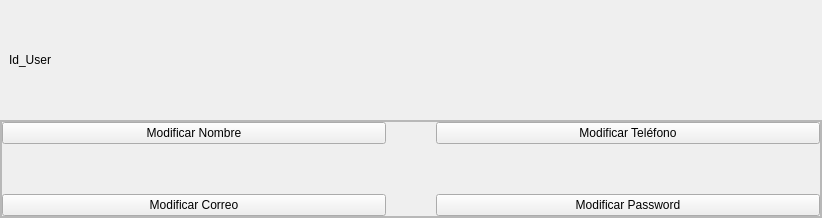
                   <widget class="QWidget" name="page_editar_info">
                    <layout class="QVBoxLayout" name="verticalLayout_21">
                     <property name="spacing">
                      <number>0</number>
                     </property>
                     <property name="leftMargin">
                      <number>0</number>
                     </property>
                     <property name="topMargin">
                      <number>0</number>
                     </property>
                     <property name="rightMargin">
                      <number>0</number>
                     </property>
                     <property name="bottomMargin">
                      <number>0</number>
                     </property>
                     <item>
                      <widget class="QWidget" name="widget_16" native="true">
                       <property name="minimumSize">
                        <size>
                         <width>0</width>
                         <height>120</height>
                        </size>
                       </property>
                       <property name="maximumSize">
                        <size>
                         <width>16777215</width>
                         <height>120</height>
                        </size>
                       </property>
                       <layout class="QHBoxLayout" name="horizontalLayout_47">
                        <item>
                         <widget class="QLabel" name="lbl_id_mod">
                          <property name="minimumSize">
                           <size>
                            <width>70</width>
                            <height>70</height>
                           </size>
                          </property>
                          <property name="maximumSize">
                           <size>
                            <width>70</width>
                            <height>70</height>
                           </size>
                          </property>
                          <property name="text">
                           <string>Id_User</string>
                          </property>
                         </widget>
                        </item>
                        <item>
                         <spacer name="horizontalSpacer_38">
                          <property name="orientation">
                           <enum>Qt::Horizontal</enum>
                          </property>
                          <property name="sizeHint" stdset="0">
                           <size>
                            <width>319</width>
                            <height>20</height>
                           </size>
                          </property>
                         </spacer>
                        </item>
                        <item>
                         <widget class="QLabel" name="lbl_user_2">
                          <property name="minimumSize">
                           <size>
                            <width>90</width>
                            <height>90</height>
                           </size>
                          </property>
                          <property name="maximumSize">
                           <size>
                            <width>90</width>
                            <height>90</height>
                           </size>
                          </property>
                          <property name="text">
                           <string/>
                          </property>
                          <property name="pixmap">
                           <pixmap>image/usuario.png</pixmap>
                          </property>
                          <property name="scaledContents">
                           <bool>true</bool>
                          </property>
                         </widget>
                        </item>
                        <item>
                         <spacer name="horizontalSpacer_39">
                          <property name="orientation">
                           <enum>Qt::Horizontal</enum>
                          </property>
                          <property name="sizeHint" stdset="0">
                           <size>
                            <width>319</width>
                            <height>20</height>
                           </size>
                          </property>
                         </spacer>
                        </item>
                       </layout>
                      </widget>
                     </item>
                     <item>
                      <widget class="QFrame" name="frame_11">
                       <property name="frameShape">
                        <enum>QFrame::StyledPanel</enum>
                       </property>
                       <property name="frameShadow">
                        <enum>QFrame::Raised</enum>
                       </property>
                       <layout class="QHBoxLayout" name="horizontalLayout_59">
                        <property name="spacing">
                         <number>0</number>
                        </property>
                        <property name="leftMargin">
                         <number>0</number>
                        </property>
                        <property name="topMargin">
                         <number>0</number>
                        </property>
                        <property name="rightMargin">
                         <number>0</number>
                        </property>
                        <property name="bottomMargin">
                         <number>0</number>
                        </property>
                        <item>
                         <widget class="QFrame" name="frame_12">
                          <property name="minimumSize">
                           <size>
                            <width>557</width>
                            <height>0</height>
                           </size>
                          </property>
                          <property name="frameShape">
                           <enum>QFrame::StyledPanel</enum>
                          </property>
                          <property name="frameShadow">
                           <enum>QFrame::Raised</enum>
                          </property>
                          <layout class="QVBoxLayout" name="verticalLayout_22">
                           <property name="spacing">
                            <number>0</number>
                           </property>
                           <property name="leftMargin">
                            <number>0</number>
                           </property>
                           <property name="topMargin">
                            <number>0</number>
                           </property>
                           <property name="rightMargin">
                            <number>0</number>
                           </property>
                           <property name="bottomMargin">
                            <number>0</number>
                           </property>
                           <item>
                            <layout class="QGridLayout" name="gridLayout">
                             <property name="spacing">
                              <number>50</number>
                             </property>
                             <item row="0" column="1">
                              <widget class="QPushButton" name="btn_telefono_mod">
                               <property name="text">
                                <string>Modificar Teléfono</string>
                               </property>
                              </widget>
                             </item>
                             <item row="0" column="0">
                              <widget class="QPushButton" name="btn_nombre_mod">
                               <property name="text">
                                <string>Modificar Nombre</string>
                               </property>
                              </widget>
                             </item>
                             <item row="1" column="0">
                              <widget class="QPushButton" name="btn_correo_mod">
                               <property name="text">
                                <string>Modificar Correo</string>
                               </property>
                              </widget>
                             </item>
                             <item row="1" column="1">
                              <widget class="QPushButton" name="btn_password_mod">
                               <property name="text">
                                <string>Modificar Password</string>
                               </property>
                              </widget>
                             </item>
                            </layout>
                           </item>
                          </layout>
                         </widget>
                        </item>
                       </layout>
                      </widget>
                     </item>
                    </layout>
                   </widget>
